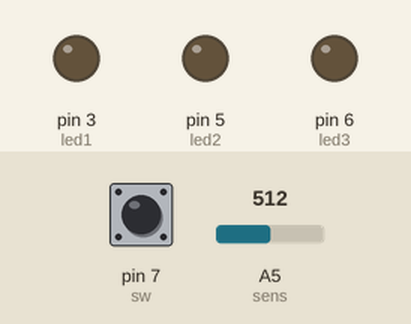
A sketch run on a simulated Arduino Uno, built with avr-gcc and run on an emulated ATmega328P. Shown: output pins drawn as LEDs (lit = HIGH). Inputs (shaded band) come from the test bench; at power-on: pin 7 (sw) LOW, A5 (sens) = 512.

Above: at 1.2 s.
1.3 s: pin 7 (sw) pulled HIGH for 1 s
At 1.4 s:
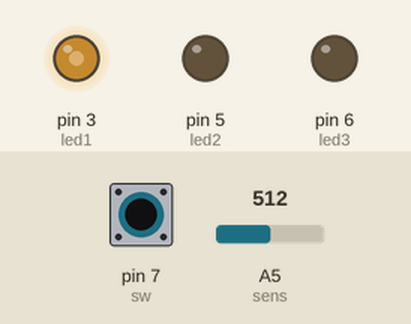
At 2.2 s:
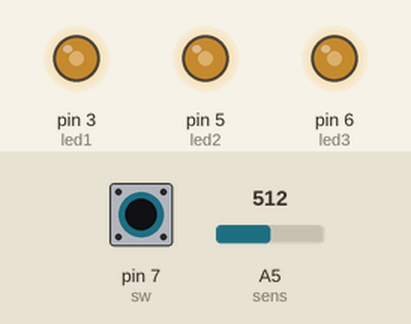
Timing chart, 0 to 4.3 s (numbered marks = the images above; inputs shaded):
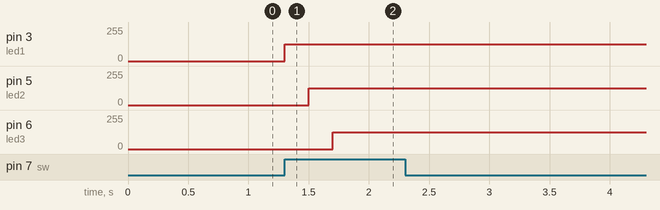

Measured:
- after the input at 1.3 s, pin 3 (led1): 0/255 → 127/255 at once; pin 5 (led2): 0/255 → 127/255 after 0.20 s; pin 6 (led3): 0/255 → 127/255 after 0.40 s

The sketch:

3leds_sw_sens.ino
```cpp
int led1=3;
int led2=5;
int led3=6;
int c=0;
int valsw;
int valsens;
int sens=A5;
int sw=7;

void setup() {
pinMode(led1,OUTPUT);
pinMode(led2,OUTPUT);
pinMode(led3,OUTPUT);
pinMode(sw,INPUT);
pinMode(sens,INPUT);

}

void loop() {

valsw=digitalRead(sw);
if (valsw==HIGH){
  c++;
  if (c==1){
      valsens=analogRead(sens);
      valsens=map(valsens,0,1023,0,255);
      analogWrite(led1,valsens);
    }
  else if(c==2){
      valsens=analogRead(sens);
      valsens=map(valsens,0,1023,0,255);
      analogWrite(led2,valsens);
    }
  else if(c==3){
      valsens=analogRead(sens);
      valsens=map(valsens,0,1023,0,255);
      analogWrite(led3,valsens);
      c=0;
    }

delay(200);


  }

}
```
